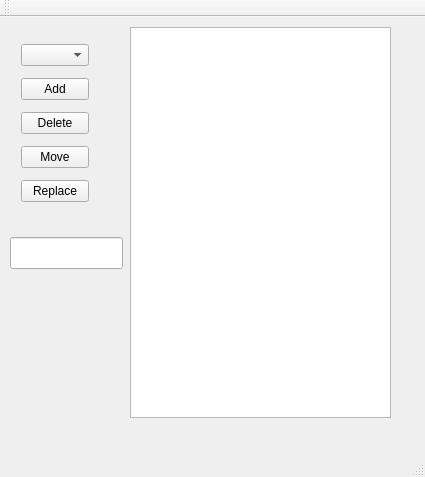
<?xml version="1.0" encoding="UTF-8"?>
<ui version="4.0">
 <class>ListApplication</class>
 <widget class="QMainWindow" name="ListApplication">
  <property name="geometry">
   <rect>
    <x>0</x>
    <y>0</y>
    <width>425</width>
    <height>477</height>
   </rect>
  </property>
  <property name="windowTitle">
   <string>ListApplication</string>
  </property>
  <widget class="QWidget" name="centralWidget">
   <widget class="QListWidget" name="listWidget">
    <property name="geometry">
     <rect>
      <x>130</x>
      <y>10</y>
      <width>261</width>
      <height>391</height>
     </rect>
    </property>
   </widget>
   <widget class="QWidget" name="layoutWidget">
    <property name="geometry">
     <rect>
      <x>10</x>
      <y>10</y>
      <width>90</width>
      <height>194</height>
     </rect>
    </property>
    <layout class="QVBoxLayout" name="verticalLayout">
     <item>
      <widget class="QComboBox" name="itemPosition"/>
     </item>
     <item>
      <widget class="QPushButton" name="addButton">
       <property name="text">
        <string>Add</string>
       </property>
      </widget>
     </item>
     <item>
      <widget class="QPushButton" name="deleteButton">
       <property name="text">
        <string>Delete</string>
       </property>
      </widget>
     </item>
     <item>
      <widget class="QPushButton" name="moveButton">
       <property name="text">
        <string>Move</string>
       </property>
      </widget>
     </item>
     <item>
      <widget class="QPushButton" name="replaceButton">
       <property name="text">
        <string>Replace</string>
       </property>
      </widget>
     </item>
    </layout>
   </widget>
   <widget class="QLineEdit" name="dataLine">
    <property name="geometry">
     <rect>
      <x>10</x>
      <y>220</y>
      <width>113</width>
      <height>32</height>
     </rect>
    </property>
   </widget>
  </widget>
  <widget class="QMenuBar" name="menuBar">
   <property name="geometry">
    <rect>
     <x>0</x>
     <y>0</y>
     <width>425</width>
     <height>30</height>
    </rect>
   </property>
  </widget>
  <widget class="QToolBar" name="mainToolBar">
   <attribute name="toolBarArea">
    <enum>TopToolBarArea</enum>
   </attribute>
   <attribute name="toolBarBreak">
    <bool>false</bool>
   </attribute>
  </widget>
  <widget class="QStatusBar" name="statusBar"/>
 </widget>
 <layoutdefault spacing="6" margin="11"/>
 <resources/>
 <connections/>
</ui>
